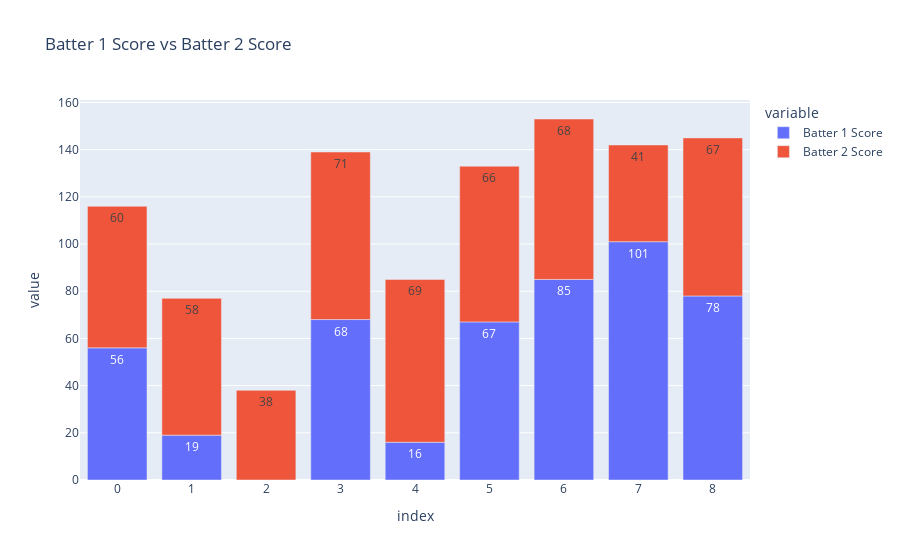

Here is the notebook cell this chart was saved with:
### Markdown cell above
### Visualisation of Batter 1 and Batter 2

### Code cell
# using bar plot visualising the scores of batter 1 and batter 2
fig = px.bar(df.iloc[:9], y= ["Batter 1 Score","Batter 2 Score"],text_auto=True, title="Batter 1 Score vs Batter 2 Score")
fig.show()

### Figure 1 — Plotly figure (JSON) as saved in the notebook; plotly's stock layout.template omitted (floating-point values rounded to 4 significant figures)
{"data": [{"alignmentgroup": "True", "hovertemplate": "variable=Batter 1 Score<br>index=%{x}<br>value=%{y}<extra></extra>", "legendgroup": "Batter 1 Score", "marker": {"color": "#636efa", "pattern": {"shape": ""}}, "name": "Batter 1 Score", "offsetgroup": "Batter 1 Score", "orientation": "v", "showlegend": true, "textposition": "auto", "texttemplate": "%{y}", "type": "bar", "x": [0, 1, 2, 3, 4, 5, 6, 7, 8], "xaxis": "x", "y": [56, 19, 0, 68, 16, 67, 85, 101, 78], "yaxis": "y"}, {"alignmentgroup": "True", "hovertemplate": "variable=Batter 2 Score<br>index=%{x}<br>value=%{y}<extra></extra>", "legendgroup": "Batter 2 Score", "marker": {"color": "#EF553B", "pattern": {"shape": ""}}, "name": "Batter 2 Score", "offsetgroup": "Batter 2 Score", "orientation": "v", "showlegend": true, "textposition": "auto", "texttemplate": "%{y}", "type": "bar", "x": [0, 1, 2, 3, 4, 5, 6, 7, 8], "xaxis": "x", "y": [60, 58, 38, 71, 69, 66, 68, 41, 67], "yaxis": "y"}], "layout": {"barmode": "relative", "legend": {"title": {"text": "variable"}, "tracegroupgap": 0}, "title": {"text": "Batter 1 Score vs Batter 2 Score"}, "xaxis": {"anchor": "y", "domain": [0, 1], "title": {"text": "index"}}, "yaxis": {"anchor": "x", "domain": [0, 1], "title": {"text": "value"}}}}
